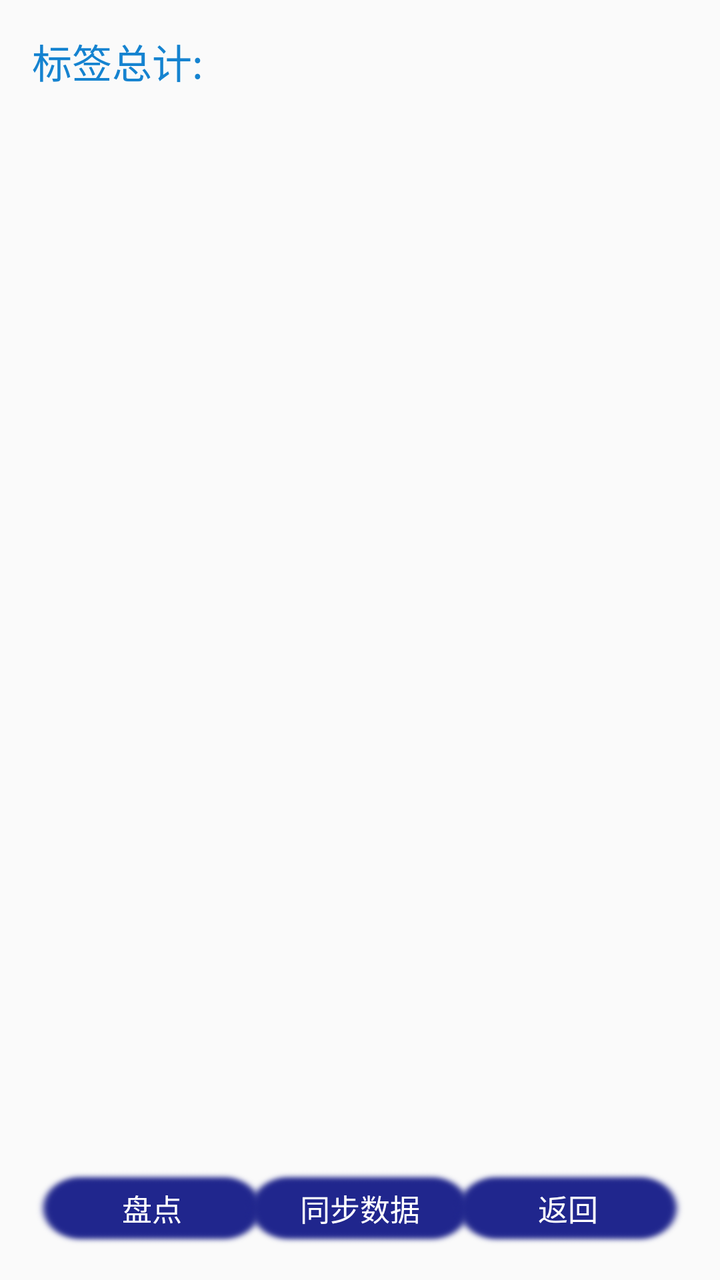
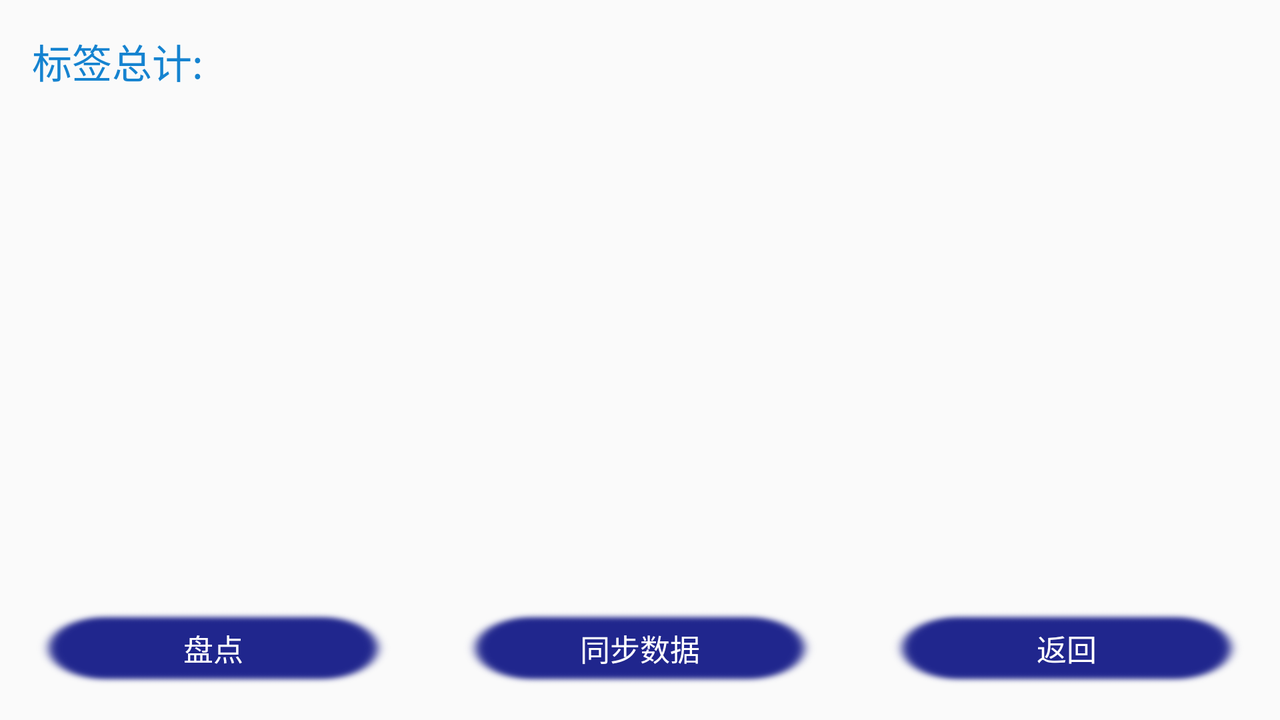

An Android layout and its configuration variant, each rendered on a device that would load it. The default file and the variant file are quoted in full after the pictures.
<!-- AndroidManifest.xml: application theme AppTheme -->
<!-- res/layout/activity_smartbox_inv.xml -->
<?xml version="1.0" encoding="utf-8"?>
<RelativeLayout xmlns:android="http://schemas.android.com/apk/res/android"
    xmlns:app="http://schemas.android.com/apk/res-auto"
    xmlns:tools="http://schemas.android.com/tools"
    android:layout_width="match_parent"
    android:layout_height="match_parent">

    <TextView
        android:id="@+id/tv_total"
        android:layout_width="wrap_content"
        android:layout_height="wrap_content"
        android:layout_marginStart="16dp"
        android:layout_marginTop="16dp"
        android:text="标签总计:"
        android:textColor="@color/blue"
        android:textSize="20dp" />

    <TextView
        android:id="@+id/tv_total_show"
        android:layout_width="wrap_content"
        android:layout_height="wrap_content"
        android:layout_marginTop="16dp"
        android:layout_toEndOf="@+id/tv_total"
        android:textColor="@color/green"
        android:textSize="20dp" />

    <android.support.v7.widget.RecyclerView
        android:id="@+id/rv_list"
        android:layout_width="match_parent"
        android:layout_height="match_parent"
        android:layout_above="@+id/btn_start_inv"
        android:layout_marginStart="16dp"
        android:layout_marginTop="16dp"
        android:layout_marginEnd="16dp"
        android:layout_marginBottom="16dp"
        android:layout_below="@+id/tv_total"/>

    <Button
        android:id="@+id/btn_start_inv"
        android:layout_width="120dp"
        android:layout_height="40dp"
        android:layout_marginLeft="16dp"
        android:layout_marginRight="16dp"
        android:layout_marginBottom="16dp"
        android:background="@drawable/btn_selector"
        android:text="盘点"
        android:layout_alignParentBottom="true"
        android:textColor="@android:color/white"
        android:textSize="15sp" />

    <Button
        android:id="@+id/btn_sync"
        android:layout_width="120dp"
        android:layout_height="40dp"
        android:layout_marginLeft="16dp"
        android:layout_marginRight="16dp"
        android:layout_marginBottom="16dp"
        android:background="@drawable/btn_selector"
        android:text="同步数据"
        android:textColor="@android:color/white"
        android:textSize="15sp"
        android:layout_centerHorizontal="true"
        android:layout_alignParentBottom="true"/>

    <Button
        android:id="@+id/btn_back_main"
        android:layout_width="120dp"
        android:layout_height="40dp"
        android:layout_marginLeft="16dp"
        android:layout_marginRight="16dp"
        android:layout_marginBottom="16dp"
        android:background="@drawable/btn_selector"
        android:text="返回"
        android:textColor="@android:color/white"
        android:textSize="15sp"
        android:layout_alignParentEnd="true"
        android:layout_alignParentBottom="true" />
</RelativeLayout>
<!-- resources referenced by this layout -->
<resources>
  <color name="blue">#1583d0</color>
  <color name="green">#12e22a</color>
  <!-- drawable btn_selector (drawable) -->
  <?xml version="1.0" encoding="utf-8"?>
  <selector xmlns:android="http://schemas.android.com/apk/res/android">
      <item android:state_pressed="true"  android:drawable="@drawable/button_one"/>
      <item android:state_pressed="false" android:drawable="@drawable/button_two"/>
      <item android:state_enabled="false" android:drawable="@drawable/button_one"/>
  </selector>
  <style name="AppTheme" parent="Theme.AppCompat.Light.NoActionBar">
          
          <item name="colorPrimary">@color/colorPrimary</item>
          <item name="colorPrimaryDark">@color/colorPrimaryDark</item>
          <item name="colorAccent">@color/colorAccent</item>
      </style>
  
      !-- 自定义loading dialog --&gt;
  <!-- drawable button_one: png bitmap (drawable-xxxhdpi, 55885 bytes) -->
  <!-- drawable button_two: png bitmap (drawable-xhdpi, 58165 bytes) -->
  <color name="colorPrimary">#3F51B5</color>
  <color name="colorPrimaryDark">#303F9F</color>
  <color name="colorAccent">#FF4081</color>
</resources>
<!-- res/layout-land/activity_smartbox_inv.xml (the repository's variant of the layout above) -->
<!-- drawn on the phone turned sideways -->
<?xml version="1.0" encoding="utf-8"?>
<androidx.constraintlayout.widget.ConstraintLayout xmlns:android="http://schemas.android.com/apk/res/android"
    xmlns:app="http://schemas.android.com/apk/res-auto"
    xmlns:tools="http://schemas.android.com/tools"
    android:layout_width="match_parent"
    android:layout_height="match_parent">

    <TextView
        android:id="@+id/tv_total"
        android:layout_width="wrap_content"
        android:layout_height="wrap_content"
        android:layout_marginStart="16dp"
        android:layout_marginTop="16dp"
        android:text="标签总计:"
        android:textColor="@color/blue"
        android:textSize="20dp"
        app:layout_constraintStart_toStartOf="parent"
        app:layout_constraintTop_toTopOf="parent" />

    <TextView
        android:id="@+id/tv_total_show"
        android:layout_width="wrap_content"
        android:layout_height="wrap_content"
        android:layout_marginTop="16dp"
        android:textSize="20dp"
        android:textColor="@color/green"
        app:layout_constraintStart_toEndOf="@+id/tv_total"
        app:layout_constraintTop_toTopOf="parent" />
    <androidx.recyclerview.widget.RecyclerView
        android:id="@+id/rv_list"
        android:layout_width="match_parent"
        android:layout_height="0dp"
        android:layout_marginStart="16dp"
        android:layout_marginTop="16dp"
        android:layout_marginEnd="16dp"
        android:layout_marginBottom="16dp"
        app:layout_constraintRight_toRightOf="parent"
        app:layout_constraintLeft_toLeftOf="parent"
        app:layout_constraintTop_toBottomOf="@+id/tv_total_show"
        app:layout_constraintBottom_toTopOf="@+id/btn_start_inv"/>
    <Button
        android:id="@+id/btn_start_inv"
        android:layout_width="0dp"
        android:layout_height="40dp"
        android:layout_marginBottom="16dp"
        android:layout_marginLeft="16dp"
        android:layout_marginRight="16dp"
        android:background="@drawable/btn_selector"
        android:text="盘点"
        android:textColor="@android:color/white"
        android:textSize="15sp"
        app:layout_constraintBottom_toBottomOf="parent"
        app:layout_constraintLeft_toLeftOf="parent"
        app:layout_constraintRight_toLeftOf="@+id/btn_sync"/>
    <Button
        android:id="@+id/btn_sync"
        android:layout_width="0dp"
        android:layout_height="40dp"
        android:layout_marginBottom="16dp"
        android:layout_marginLeft="16dp"
        android:layout_marginRight="16dp"
        android:background="@drawable/btn_selector"
        android:text="同步数据"
        android:textColor="@android:color/white"
        android:textSize="15sp"
        app:layout_constraintBottom_toBottomOf="parent"
        app:layout_constraintLeft_toRightOf="@id/btn_start_inv"
        app:layout_constraintRight_toLeftOf="@+id/btn_back_main"/>
    <Button
        android:id="@+id/btn_back_main"
        android:layout_width="0dp"
        android:layout_height="40dp"
        android:layout_marginBottom="16dp"
        android:layout_marginLeft="16dp"
        android:layout_marginRight="16dp"
        android:background="@drawable/btn_selector"
        android:text="返回"
        android:textColor="@android:color/white"
        android:textSize="15sp"
        app:layout_constraintBottom_toBottomOf="parent"
        app:layout_constraintLeft_toRightOf="@+id/btn_sync"
        app:layout_constraintRight_toRightOf="parent"/>
</androidx.constraintlayout.widget.ConstraintLayout>
